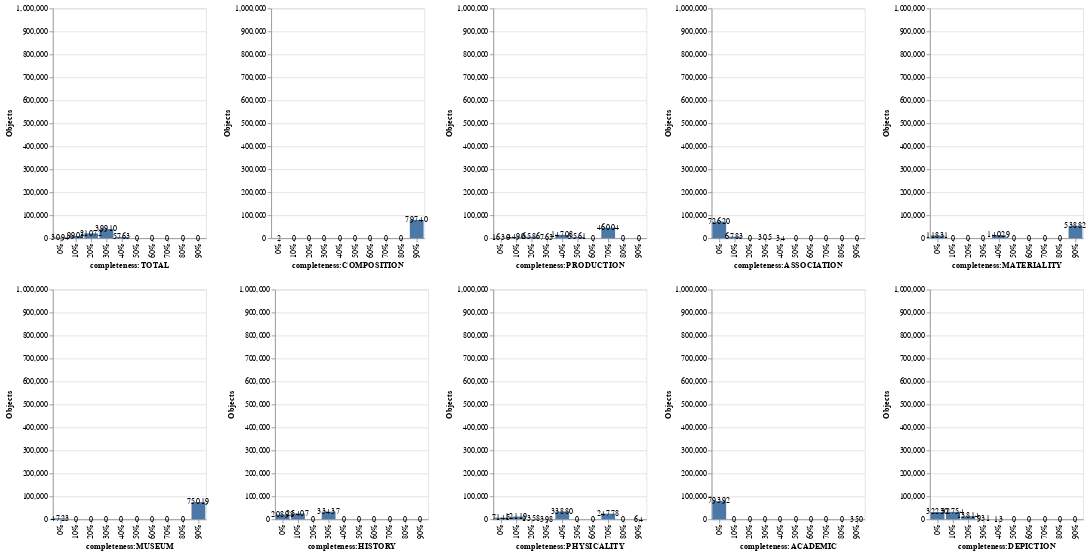

Notebook cell for this chart:
### Markdown cell above
Then group by department and count objects for each concept showing number per 10% completeness
E.g. for PDP for PRODUCTION 0-10% 57000 object, 10-20% 87000, 20-30% 200,000 objects
Loop over collectioncode, find all unique types and filter out rest
Loop over each completness column, sum number that fall into each range
10 bar graphs per department, one for each concept showing amount

### Code cell
# Save all the possible collectioncode
import altair as alt

ranges = [0,0.1,0.2,0.3,0.4,0.5,0.6,0.7,0.8,0.9,1]
count =0

dept_col_counts = None
cur_depts = complete_df[' collectionCode'].unique()
for dept_code in depts:
  vcharts = []
  hcharts = []
  charts = []
  print(dept_code)
  dept_stats_df = complete_df.loc[complete_df[' collectionCode'] == dept_code]
  # Now need to loop over each completeness coll in turn
  for column in dept_stats_df.columns[1:]:
    # Group into counts of percentages 0-10, 10-20, ... 90-100
    # dept_col_counts = dept_stats_df[column].value_counts(bins=10, sort=False)
    
    dept_col_counts = dept_stats_df[column].groupby(pd.cut(dept_stats_df[column], ranges, labels=["0-10%","10-20%","20-30%","30-40%","40-50%","50-60%","60-70%","70-80%","80-90%","90-100%"], include_lowest=True)).count()
    dept_col_df = pd.DataFrame(dept_col_counts)
    dept_col_df.columns = ['completeness']
    dept_col_df.rename_axis("percent")
    chart = alt.Chart(dept_col_df.reset_index()).mark_bar().encode(
      x=alt.X(column),
      y=alt.Y('completeness', scale=alt.Scale(domain=(0, 1000000)), axis=alt.Axis(title='Objects')))
    chart_text = chart.mark_text().encode(
        text='completeness:Q')
    charts.append((chart + chart_text))
    if count > 3:
      hcharts.append(alt.hconcat(*charts))
      charts = []
      count = 0
    else:
      count += 1
  break
#dept_col_df = pd.DataFrame(dept_col_counts)
#dept_col_df.columns = ['completeness']
#dept_col_df.rename_axis("percent")
#dept_col_df.reset_index().rename(columns={0:'counts'})
#dept_col_df
alt.vconcat(*hcharts)

### Figure 1 — Vega-Lite specification as saved in the notebook (floating-point values rounded to 4 significant figures)
{"config": {"view": {"continuousWidth": 400, "continuousHeight": 300}}, "vconcat": [{"hconcat": [{"layer": [{"mark": "bar", "encoding": {"x": {"type": "nominal", "field": " completeness:TOTAL"}, "y": {"type": "quantitative", "axis": {"title": "Objects"}, "field": "completeness", "scale": {"domain": [0, 1000000]}}}}, {"mark": "text", "encoding": {"text": {"type": "quantitative", "field": "completeness"}, "x": {"type": "nominal", "field": " completeness:TOTAL"}, "y": {"type": "quantitative", "axis": {"title": "Objects"}, "field": "completeness", "scale": {"domain": [0, 1000000]}}}}], "data": {"name": "data-a1bc278f25c78844ad171f31b5b404e5"}}, {"layer": [{"mark": "bar", "encoding": {"x": {"type": "nominal", "field": " completeness:COMPOSITION"}, "y": {"type": "quantitative", "axis": {"title": "Objects"}, "field": "completeness", "scale": {"domain": [0, 1000000]}}}}, {"mark": "text", "encoding": {"text": {"type": "quantitative", "field": "completeness"}, "x": {"type": "nominal", "field": " completeness:COMPOSITION"}, "y": {"type": "quantitative", "axis": {"title": "Objects"}, "field": "completeness", "scale": {"domain": [0, 1000000]}}}}], "data": {"name": "data-4cd9d0f63b3d0b404899a4c67754d4bd"}}, {"layer": [{"mark": "bar", "encoding": {"x": {"type": "nominal", "field": " completeness:PRODUCTION"}, "y": {"type": "quantitative", "axis": {"title": "Objects"}, "field": "completeness", "scale": {"domain": [0, 1000000]}}}}, {"mark": "text", "encoding": {"text": {"type": "quantitative", "field": "completeness"}, "x": {"type": "nominal", "field": " completeness:PRODUCTION"}, "y": {"type": "quantitative", "axis": {"title": "Objects"}, "field": "completeness", "scale": {"domain": [0, 1000000]}}}}], "data": {"name": "data-309802bc200bf121b631e2b2c1327c95"}}, {"layer": [{"mark": "bar", "encoding": {"x": {"type": "nominal", "field": " completeness:ASSOCIATION"}, "y": {"type": "quantitative", "axis": {"title": "Objects"}, "field": "completeness", "scale": {"domain": [0, 1000000]}}}}, {"mark": "text", "encoding": {"text": {"type": "quantitative", "field": "completeness"}, "x": {"type": "nominal", "field": " completeness:ASSOCIATION"}, "y": {"type": "quantitative", "axis": {"title": "Objects"}, "field": "completeness", "scale": {"domain": [0, 1000000]}}}}], "data": {"name": "data-55af64cdcfcc70b6b7f72756dc2581da"}}, {"layer": [{"mark": "bar", "encoding": {"x": {"type": "nominal", "field": " completeness:MATERIALITY"}, "y": {"type": "quantitative", "axis": {"title": "Objects"}, "field": "completeness", "scale": {"domain": [0, 1000000]}}}}, {"mark": "text", "encoding": {"text": {"type": "quantitative", "field": "completeness"}, "x": {"type": "nominal", "field": " completeness:MATERIALITY"}, "y": {"type": "quantitative", "axis": {"title": "Objects"}, "field": "completeness", "scale": {"domain": [0, 1000000]}}}}], "data": {"name": "data-2db774668f4c50bb8a2fe9b107ccff91"}}]}, {"hconcat": [{"layer": [{"mark": "bar", "encoding": {"x": {"type": "nominal", "field": " completeness:MUSEUM"}, "y": {"type": "quantitative", "axis": {"title": "Objects"}, "field": "completeness", "scale": {"domain": [0, 1000000]}}}}, {"mark": "text", "encoding": {"text": {"type": "quantitative", "field": "completeness"}, "x": {"type": "nominal", "field": " completeness:MUSEUM"}, "y": {"type": "quantitative", "axis": {"title": "Objects"}, "field": "completeness", "scale": {"domain": [0, 1000000]}}}}], "data": {"name": "data-b3ec315ac9a8bbf826fbfa9a1d9c4f5a"}}, {"layer": [{"mark": "bar", "encoding": {"x": {"type": "nominal", "field": " completeness:HISTORY"}, "y": {"type": "quantitative", "axis": {"title": "Objects"}, "field": "completeness", "scale": {"domain": [0, 1000000]}}}}, {"mark": "text", "encoding": {"text": {"type": "quantitative", "field": "completeness"}, "x": {"type": "nominal", "field": " completeness:HISTORY"}, "y": {"type": "quantitative", "axis": {"title": "Objects"}, "field": "completeness", "scale": {"domain": [0, 1000000]}}}}], "data": {"name": "data-7f60d3167ec8aba591323180f48e72be"}}, {"layer": [{"mark": "bar", "encoding": {"x": {"type": "nominal", "field": " completeness:PHYSICALITY"}, "y": {"type": "quantitative", "axis": {"title": "Objects"}, "field": "completeness", "scale": {"domain": [0, 1000000]}}}}, {"mark": "text", "encoding": {"text": {"type": "quantitative", "field": "completeness"}, "x": {"type": "nominal", "field": " completeness:PHYSICALITY"}, "y": {"type": "quantitative", "axis": {"title": "Objects"}, "field": "completeness", "scale": {"domain": [0, 1000000]}}}}], "data": {"name": "data-03faa04d1b99fe8191d614ab8b29e0b6"}}, {"layer": [{"mark": "bar", "encoding": {"x": {"type": "nominal", "field": " completeness:ACADEMIC"}, "y": {"type": "quantitative", "axis": {"title": "Objects"}, "field": "completeness", "scale": {"domain": [0, 1000000]}}}}, {"mark": "text", "encoding": {"text": {"type": "quantitative", "field": "completeness"}, "x": {"type": "nominal", "field": " completeness:ACADEMIC"}, "y": {"type": "quantitative", "axis": {"title": "Objects"}, "field": "completeness", "scale": {"domain": [0, 1000000]}}}}], "data": {"name": "data-8c8e9a9f71f67a827b50225c01fd5003"}}, {"layer": [{"mark": "bar", "encoding": {"x": {"type": "nominal", "field": " completeness:DEPICTION"}, "y": {"type": "quantitative", "axis": {"title": "Objects"}, "field": "completeness", "scale": {"domain": [0, 1000000]}}}}, {"mark": "text", "encoding": {"text": {"type": "quantitative", "field": "completeness"}, "x": {"type": "nominal", "field": " completeness:DEPICTION"}, "y": {"type": "quantitative", "axis": {"title": "Objects"}, "field": "completeness", "scale": {"domain": [0, 1000000]}}}}], "data": {"name": "data-980ee683cc7491084d0ede32f4be40b4"}}]}], "$schema": "https://vega.github.io/schema/vega-lite/v4.8.1.json", "datasets": {"data-a1bc278f25c78844ad171f31b5b404e5": [{" completeness:TOTAL": "0%", "completeness": 3094}, {" completeness:TOTAL": "10%", "completeness": 9903}, {" completeness:TOTAL": "20%", "completeness": 21072}, {" completeness:TOTAL": "30%", "completeness": 39910}, {" completeness:TOTAL": "40%", "completeness": 5763}, {" completeness:TOTAL": "50%", "completeness": 0}, {" completeness:TOTAL": "60%", "completeness": 0}, {" completeness:TOTAL": "70%", "completeness": 0}, {" completeness:TOTAL": "80%", "completeness": 0}, {" completeness:TOTAL": "90%", "completeness": 0}], "data-4cd9d0f63b3d0b404899a4c67754d4bd": [{" completeness:COMPOSITION": "0%", "completeness": 2}, {" completeness:COMPOSITION": "10%", "completeness": 0}, {" completeness:COMPOSITION": "20%", "completeness": 0}, {" completeness:COMPOSITION": "30%", "completeness": 0}, {" completeness:COMPOSITION": "40%", "completeness": 0}, {" completeness:COMPOSITION": "50%", "completeness": 0}, {" completeness:COMPOSITION": "60%", "completeness": 0}, {" completeness:COMPOSITION": "70%", "completeness": 0}, {" completeness:COMPOSITION": "80%", "completeness": 0}, {" completeness:COMPOSITION": "90%", "completeness": 79740}], "data-309802bc200bf121b631e2b2c1327c95": [{" completeness:PRODUCTION": "0%", "completeness": 1630}, {" completeness:PRODUCTION": "10%", "completeness": 4490}, {" completeness:PRODUCTION": "20%", "completeness": 6586}, {" completeness:PRODUCTION": "30%", "completeness": 763}, {" completeness:PRODUCTION": "40%", "completeness": 14708}, {" completeness:PRODUCTION": "50%", "completeness": 5561}, {" completeness:PRODUCTION": "60%", "completeness": 0}, {" completeness:PRODUCTION": "70%", "completeness": 46004}, {" completeness:PRODUCTION": "80%", "completeness": 0}, {" completeness:PRODUCTION": "90%", "completeness": 0}], "data-55af64cdcfcc70b6b7f72756dc2581da": [{" completeness:ASSOCIATION": "0%", "completeness": 72620}, {" completeness:ASSOCIATION": "10%", "completeness": 6783}, {" completeness:ASSOCIATION": "20%", "completeness": 0}, {" completeness:ASSOCIATION": "30%", "completeness": 305}, {" completeness:ASSOCIATION": "40%", "completeness": 34}, {" completeness:ASSOCIATION": "50%", "completeness": 0}, {" completeness:ASSOCIATION": "60%", "completeness": 0}, {" completeness:ASSOCIATION": "70%", "completeness": 0}, {" completeness:ASSOCIATION": "80%", "completeness": 0}, {" completeness:ASSOCIATION": "90%", "completeness": 0}], "data-2db774668f4c50bb8a2fe9b107ccff91": [{" completeness:MATERIALITY": "0%", "completeness": 11831}, {" completeness:MATERIALITY": "10%", "completeness": 0}, {" completeness:MATERIALITY": "20%", "completeness": 0}, {" completeness:MATERIALITY": "30%", "completeness": 0}, {" completeness:MATERIALITY": "40%", "completeness": 14029}, {" completeness:MATERIALITY": "50%", "completeness": 0}, {" completeness:MATERIALITY": "60%", "completeness": 0}, {" completeness:MATERIALITY": "70%", "completeness": 0}, {" completeness:MATERIALITY": "80%", "completeness": 0}, {" completeness:MATERIALITY": "90%", "completeness": 53882}], "data-b3ec315ac9a8bbf826fbfa9a1d9c4f5a": [{" completeness:MUSEUM": "0%", "completeness": 4723}, {" completeness:MUSEUM": "10%", "completeness": 0}, {" completeness:MUSEUM": "20%", "completeness": 0}, {" completeness:MUSEUM": "30%", "completeness": 0}, {" completeness:MUSEUM": "40%", "completeness": 0}, {" completeness:MUSEUM": "50%", "completeness": 0}, {" completeness:MUSEUM": "60%", "completeness": 0}, {" completeness:MUSEUM": "70%", "completeness": 0}, {" completeness:MUSEUM": "80%", "completeness": 0}, {" completeness:MUSEUM": "90%", "completeness": 75019}], "data-7f60d3167ec8aba591323180f48e72be": [{" completeness:HISTORY": "0%", "completeness": 20898}, {" completeness:HISTORY": "10%", "completeness": 25407}, {" completeness:HISTORY": "20%", "completeness": 0}, {" completeness:HISTORY": "30%", "completeness": 33437}, {" completeness:HISTORY": "40%", "completeness": 0}, {" completeness:HISTORY": "50%", "completeness": 0}, {" completeness:HISTORY": "60%", "completeness": 0}, {" completeness:HISTORY": "70%", "completeness": 0}, {" completeness:HISTORY": "80%", "completeness": 0}, {" completeness:HISTORY": "90%", "completeness": 0}], "data-03faa04d1b99fe8191d614ab8b29e0b6": [{" completeness:PHYSICALITY": "0%", "completeness": 7145}, {" completeness:PHYSICALITY": "10%", "completeness": 12119}, {" completeness:PHYSICALITY": "20%", "completeness": 1358}, {" completeness:PHYSICALITY": "30%", "completeness": 398}, {" completeness:PHYSICALITY": "40%", "completeness": 33880}, {" completeness:PHYSICALITY": "50%", "completeness": 0}, {" completeness:PHYSICALITY": "60%", "completeness": 0}, {" completeness:PHYSICALITY": "70%", "completeness": 24778}, {" completeness:PHYSICALITY": "80%", "completeness": 0}, {" completeness:PHYSICALITY": "90%", "completeness": 64}], "data-8c8e9a9f71f67a827b50225c01fd5003": [{" completeness:ACADEMIC": "0%", "completeness": 79392}, {" completeness:ACADEMIC": "10%", "completeness": 0}, {" completeness:ACADEMIC": "20%", "completeness": 0}, {" completeness:ACADEMIC": "30%", "completeness": 0}, {" completeness:ACADEMIC": "40%", "completeness": 0}, {" completeness:ACADEMIC": "50%", "completeness": 0}, {" completeness:ACADEMIC": "60%", "completeness": 0}, {" completeness:ACADEMIC": "70%", "completeness": 0}, {" completeness:ACADEMIC": "80%", "completeness": 0}, {" completeness:ACADEMIC": "90%", "completeness": 350}], "data-980ee683cc7491084d0ede32f4be40b4": [{" completeness:DEPICTION": "0%", "completeness": 32230}, {" completeness:DEPICTION": "10%", "completeness": 32754}, {" completeness:DEPICTION": "20%", "completeness": 13814}, {" completeness:DEPICTION": "30%", "completeness": 931}, {" completeness:DEPICTION": "40%", "completeness": 13}, {" completeness:DEPICTION": "50%", "completeness": 0}, {" completeness:DEPICTION": "60%", "completeness": 0}, {" completeness:DEPICTION": "70%", "completeness": 0}, {" completeness:DEPICTION": "80%", "completeness": 0}, {" completeness:DEPICTION": "90%", "completeness": 0}]}}
